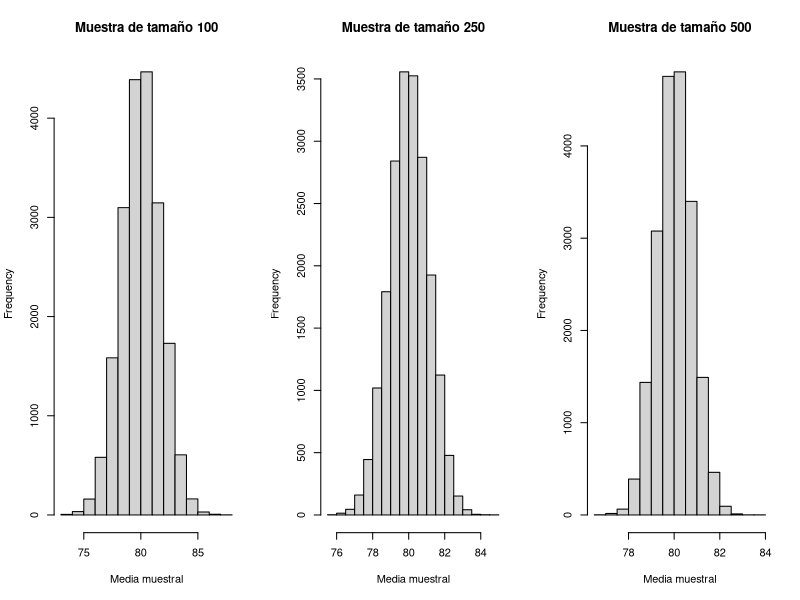
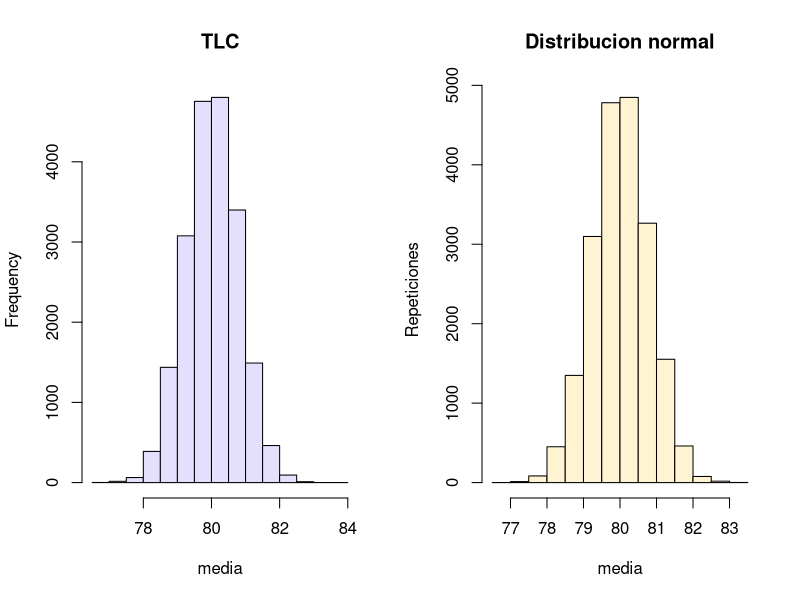

The R script that drew these images, in order:
n = 20000

poblacion <- runif(n, 50, 110)

m1 <- c()
m2 <- c()
m3 <- c()

for(i in 1:n){
  m1[i] = mean(sample(poblacion, 100, replace = TRUE))
  m2[i] = mean(sample(poblacion, 250, replace = TRUE))
  m3[i] = mean(sample(poblacion, 500, replace = TRUE))
}

par(mfrow = c(1, 3))

# Generamos los histogramas para las tres muestras
hist(m1, main = "Muestra de tamaño 100", xlab = "Media muestral")
hist(m2, main = "Muestra de tamaño 250", xlab = "Media muestral")
hist(m3, main = "Muestra de tamaño 500", xlab = "Media muestral")

# media_muestral <- c(m1, m2, m3)
# media <- mean(media_muestral)
# cat("La media de la muestra de tamaño 100 es:", media)
# 
# desviacion_Standart <- sd(media_muestral)
# cat("La SD de la muestra de tamaño 100 es:", desviacion_Standart)

par(mfrow = c(1, 2))

hist(m3, col = "#E3DFFD", main = "TLC", xlab = "media")

w <- rnorm(n, mean(m3), sd(m3))
hist(w, xlab = "media", ylab = "Repeticiones", col = "#FFF4D2", main = "Distribucion normal")
